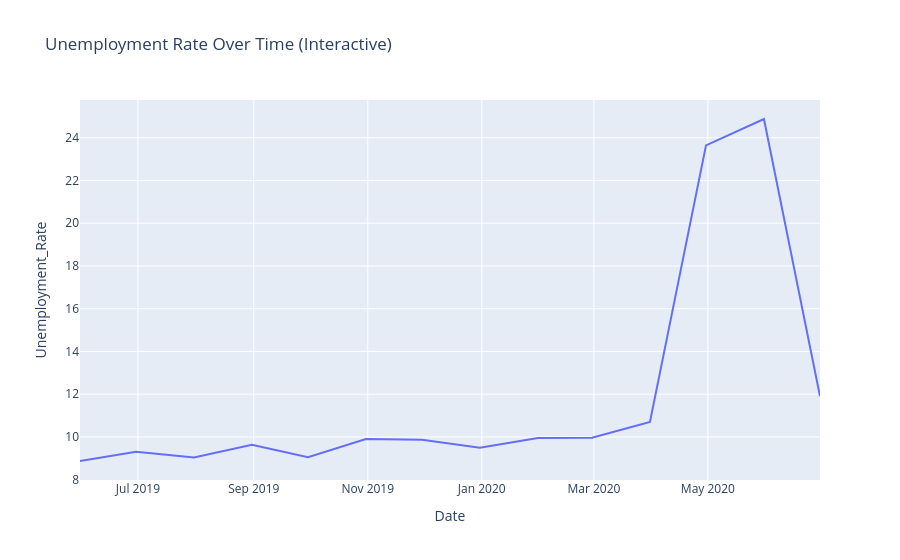

The notebook cell saved with this chart:
### Markdown cell above
Interactive plot

### Code cell
import plotly.express as px

fig = px.line(df.groupby('Date')['Unemployment_Rate'].mean().reset_index(),
              x='Date', y='Unemployment_Rate',
              title='Unemployment Rate Over Time (Interactive)')
plt.savefig("unemployment_trend.png", bbox_inches="tight")
fig.show()

### Figure 1 — Plotly figure (JSON) as saved in the notebook; plotly's stock layout.template omitted (floating-point values rounded to 4 significant figures)
{"data": [{"hovertemplate": "Date=%{x}<br>Unemployment_Rate=%{y}<extra></extra>", "legendgroup": "", "line": {"color": "#636efa", "dash": "solid"}, "marker": {"symbol": "circle"}, "mode": "lines", "name": "", "orientation": "v", "showlegend": false, "type": "scatter", "x": ["2019-05-31T00:00:00.000000000", "2019-06-30T00:00:00.000000000", "2019-07-31T00:00:00.000000000", "2019-08-31T00:00:00.000000000", "2019-09-30T00:00:00.000000000", "2019-10-31T00:00:00.000000000", "2019-11-30T00:00:00.000000000", "2019-12-31T00:00:00.000000000", "2020-01-31T00:00:00.000000000", "2020-02-29T00:00:00.000000000", "2020-03-31T00:00:00.000000000", "2020-04-30T00:00:00.000000000", "2020-05-31T00:00:00.000000000", "2020-06-30T00:00:00.000000000"], "xaxis": "x", "y": [8.874, 9.303, 9.034, 9.638, 9.052, 9.901, 9.868, 9.497, 9.951, 9.965, 10.7, 23.64, 24.88, 11.9], "yaxis": "y"}], "layout": {"legend": {"tracegroupgap": 0}, "title": {"text": "Unemployment Rate Over Time (Interactive)"}, "xaxis": {"anchor": "y", "domain": [0, 1], "title": {"text": "Date"}}, "yaxis": {"anchor": "x", "domain": [0, 1], "title": {"text": "Unemployment_Rate"}}}}
